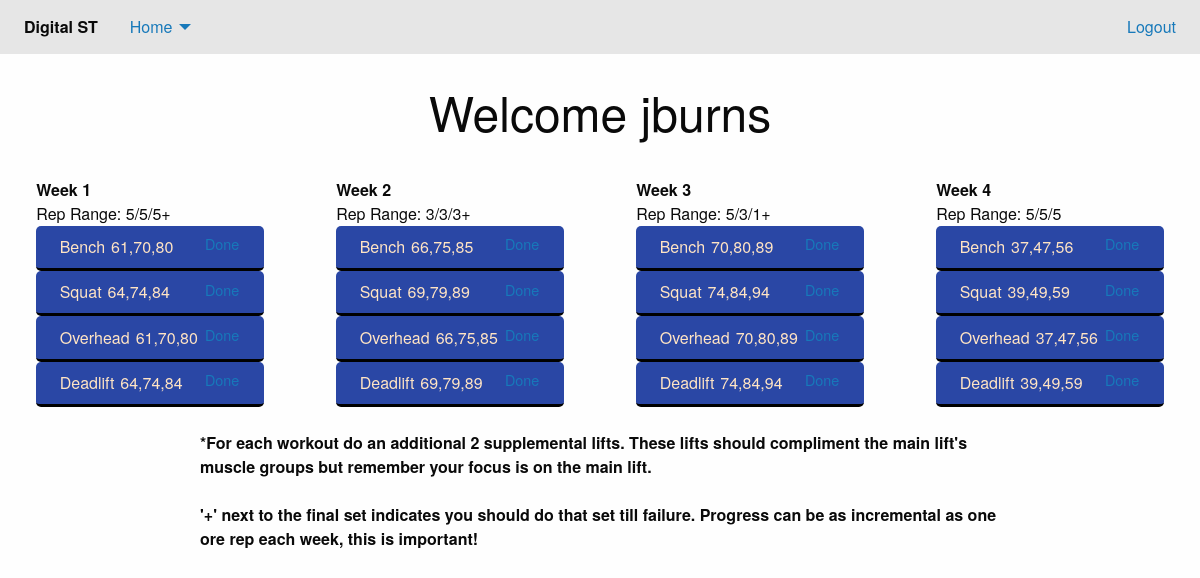
The page /home/ (signed in) on the database its author committed.
### strength_trainer/models.py (models this page shows, shortened)
class WorkoutWeek(models.Model):
    length = 250
    name = models.CharField(max_length=length)
    prettyName = models.CharField(max_length=length)
    reps = models.CharField(max_length=length)
    bench = models.CharField(max_length=length)
    bench_done = models.BooleanField(default=False)
    squat = models.CharField(max_length=length)
    squat_done = models.BooleanField(default=False)
    deadlift = models.CharField(max_length=length)
    deadlift_done = models.BooleanField(default=False)
    overhead = models.CharField(max_length=length)
    overhead_done = models.BooleanField(default=False)
    associated_workout = models.ForeignKey(
        NewWorkout,
        on_delete=models.CASCADE
    )

### strength_trainer/views.py (the view, shortened to what this page needs)
# urls.py: path('home/', views.home),
@login_required(login_url="/")
def home(request):
    if request.method == "GET":
        cur_user = request.user
        has_workout = NewWorkout.objects.filter(user_id=cur_user.id).count()
        workout_dict = {}
        workout_dict['workout_weeks'] = []
        user_workout = NewWorkout.objects.get(user_id=cur_user.id)
        user_workout_weeks = WorkoutWeek.objects.filter(associated_workout=user_workout.id)
        for week in user_workout_weeks:
            workout_dict['workout_weeks'] += [{
                "name": week.name,
                "pretty_name": week.prettyName,
                "reps": week.reps,
                "bench": week.bench,
                "bench_done": week.bench_done,
                "squat": week.squat,
                "squat_done": week.squat_done,
                "deadlift": week.deadlift,
                "deadlift_done": week.deadlift_done,
                "overhead": week.overhead,
                "overhead_done": week.overhead_done,
            }]
        context = {
            "user": request.user.username,
            "hasWorkout": True,
            "workoutWeeks": workout_dict['workout_weeks'],
        }
        print(context)
        return render(request, "home.html", context)

### strength_trainer/templates/home.html (shortened to what this page needs)
{% extends "base.html" %}
{% load static %}
{% block css %}
<link rel="stylesheet" href="{% static "css/home.css" %}">
{% endblock css %}
{% block body %}
    <div class="grid-container">
        <div class="grid-x grid-padding-x">
            <div class="large-12 medium-12 small-12">&nbsp;</div>
            <div class='text-center large-12 medium-12 small-12'>
                <h1>Welcome {{ user }} </h1>
            </div>
            {% if hasWorkout %}
            <div class="large-12 medium-12 small-12">&nbsp;</div>
            {% for week in workoutWeeks %}
            <div class="large-3 medium-6 small-12">
                <div class="grid-y" style="height: 30%;">
                    <div class="grid-container">
                    <div class="large-12">
                        <strong>{{ week.pretty_name }}</strong>
                        Rep Range: {{week.reps}}
                    </div>
                        {% if week.bench_done %}
                        <div class="large-12 workout-divs done">
                            <div class="grid-container">
                                <p class="large-4 medium-3 small-3 workout-cell left-cell">Bench</p>
                                <p class="large-4 medium-3 small-3 workout-cell center-cell">{{ week.bench }}</p>
                            </div>
                        </div>
                        {% else %}
                        <div class="large-12 workout-divs">
                            <div class="grid-container">
                                <p class="large-4 medium-4 small-4 workout-cell left-cell">Bench</p>
                                <p class="large-4 medium-4 small-4 workout-cell center-cell">{{ week.bench }}</p>
                                <a class="large-4 medium-4 small-4 workout-cell right-cell clear button" href="/update/{{week.name}}/bench/">Done</a>
                            </div>
                        </div>
                        {% endif %}
                        {% if week.squat_done %}
                        <div class="large-12 workout-divs done">
                            <div class="grid-container">
                                <p class="large-4 medium-4 small-4 workout-cell left-cell">Squat</p>
                                <p class="large-4 medium-4 small-4 workout-cell center-cell">{{ week.squat }}</p>
                            </div>
                        </div>
                        {% else %}
                        <div class="large-12 workout-divs">
                            <div class="grid-container">
                                <p class="large-4 medium-4 small-4 workout-cell left-cell">Squat</p>
                                <p class="large-4 medium-4 small-4 workout-cell center-cell">{{ week.squat }}</p>
                                <a class="large-4 medium-4 small-4 workout-cell right-cell clear button" href="/update/{{week.name}}/squat/">Done</a>
                            </div>
                        </div>
                        {% endif %}
                        {% if week.overhead_done %}
                        <div class="large-12 workout-divs done">
                            <div class="grid-container">
                                <p class="large-4 medium-4 small-4 workout-cell left-cell">Overhead</p>
                                <p class="large-4 medium-4 small-4 workout-cell center-cell">{{ week.overhead }}</p>
                            </div>
                        </div>
                        {% else %}
                        <div class="large-12 workout-divs">
                            <div class="grid-container">
                                <p class="large-4 medium-4 small-4 workout-cell left-cell">Overhead</p>
                                <p class="large-4 medium-4 small-4 workout-cell center-cell">{{ week.overhead }}</p>
                                <a class="large-4 medium-4 small-4 workout-cell right-cell clear button" href="/update/{{week.name}}/overhead/">Done</a>
                            </div>
                        </div>
                        {% endif %}
                        {% if week.deadlift_done %}
                        <div class="large-12 workout-divs done">
                            <div class="grid-container">
                                <p class="large-4 medium-4 small-4 workout-cell left-cell">Deadlift</p>
                                <p class="large-4 medium-4 small-4 workout-cell center-cell">{{ week.deadlift }}</p>
                            </div>
                        </div>
                        {% else %}
                        <div class="large-12 workout-divs">
                            <div class="grid-container">
                                <p class="large-4 medium-4 small-4 workout-cell left-cell">Deadlift</p>
                                <p class="large-4 medium-4 small-4 workout-cell center-cell">{{ week.deadlift }}</p>
                                <a class="large-4 medium-4 small-4 workout-cell right-cell clear button" href="/update/{{week.name}}/deadlift/">Done</a>
                            </div>
                        </div>
                        {% endif %}
                    </div>
                </div>
            </div>
            {% endfor %}
            <div class="large-12 medium-12 small-12">&nbsp;</div>
            <div class="large-8 medium -8 small-12 large-offset-2">
                <strong>*For each workout do an additional 2 supplemental lifts. These lifts should compliment the main lift's
                        muscle groups but remember your focus is on the main lift. <br><br><strong>'+' </strong>next to the final set
                        indicates you should do that set till failure. Progress can be as incremental as one ore rep
                        each week, this is important!
                </strong>
            </div>
            {% endif %}
        </div>
    </div>
{% endblock %}

### strength_trainer/static/css/home.css (style rules this page uses)
.workout-divs { background-color: rgb(42, 71, 165); border-bottom: 3px solid black; border-radius: 5px; padding: .7vw; }
.workout-divs p { display: inline-block; color: bisque; }
.workout-cell { padding: 0px; margin: 0px; }
.right-cell { padding-left: .5vw; padding-top: .2vw; text-align: right; float: right; }
.center-cell { padding-left: .5vw; text-align: right; }
.left-cell { text-align: left; float: left; }

### rows shown on the page
WorkoutWeek: pretty_name "Week 1", reps "5/5/5+", bench "61,70,80", squat "64,74,84", overhead "61,70,80", deadlift "64,74,84"
WorkoutWeek: pretty_name "Week 2", reps "3/3/3+", bench "66,75,85", squat "69,79,89", overhead "66,75,85", deadlift "69,79,89"
WorkoutWeek: pretty_name "Week 3", reps "5/3/1+", bench "70,80,89", squat "74,84,94", overhead "70,80,89", deadlift "74,84,94"
WorkoutWeek: pretty_name "Week 4", reps "5/5/5", bench "37,47,56", squat "39,49,59", overhead "37,47,56", deadlift "39,49,59"

### other values the page prints
{{ user }} "jburns"
